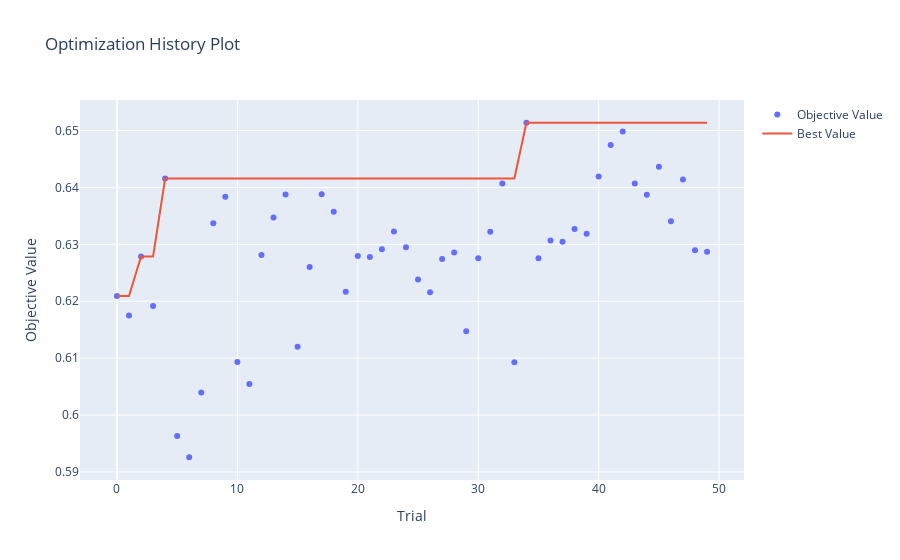
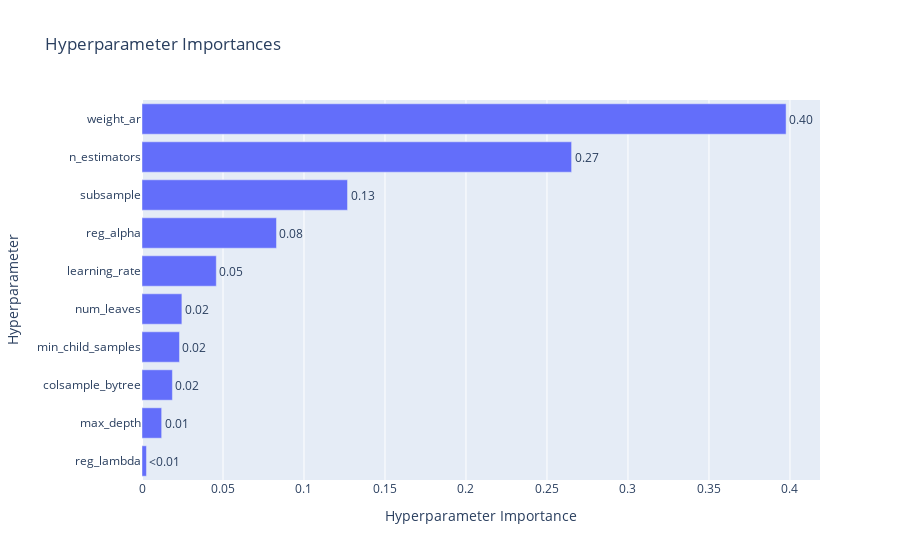

The cell these charts' notebook holds for them, in order:
### Code cell
# Visualization of optimization trajectory & parameter importance
optuna.visualization.plot_optimization_history(study).show()
optuna.visualization.plot_param_importances(study).show()

### Figure 1 — Plotly figure (JSON) as saved in the notebook; plotly's stock layout.template omitted (floating-point values rounded to 4 significant figures)
{"data": [{"mode": "markers", "name": "Objective Value", "type": "scatter", "x": [0, 1, 2, 3, 4, 5, 6, 7, 8, 9, 10, 11, 12, 13, 14, 15, 16, 17, 18, 19, 20, 21, 22, 23, 24, 25, 26, 27, 28, 29, 30, 31, 32, 33, 34, 35, 36, 37, 38, 39, 40, 41, 42, 43, 44, 45, 46, 47, 48, 49], "y": [0.6209, 0.6175, 0.6279, 0.6192, 0.6416, 0.5963, 0.5926, 0.6039, 0.6337, 0.6384, 0.6093, 0.6055, 0.6281, 0.6347, 0.6388, 0.612, 0.626, 0.6388, 0.6357, 0.6217, 0.6279, 0.6278, 0.6291, 0.6323, 0.6295, 0.6238, 0.6216, 0.6274, 0.6286, 0.6147, 0.6276, 0.6322, 0.6407, 0.6093, 0.6514, 0.6276, 0.6307, 0.6304, 0.6327, 0.6319, 0.6419, 0.6475, 0.6498, 0.6407, 0.6387, 0.6437, 0.6341, 0.6414, 0.629, 0.6287]}, {"mode": "lines", "name": "Best Value", "type": "scatter", "x": [0, 1, 2, 3, 4, 5, 6, 7, 8, 9, 10, 11, 12, 13, 14, 15, 16, 17, 18, 19, 20, 21, 22, 23, 24, 25, 26, 27, 28, 29, 30, 31, 32, 33, 34, 35, 36, 37, 38, 39, 40, 41, 42, 43, 44, 45, 46, 47, 48, 49], "y": [0.6209, 0.6209, 0.6279, 0.6279, 0.6416, 0.6416, 0.6416, 0.6416, 0.6416, 0.6416, 0.6416, 0.6416, 0.6416, 0.6416, 0.6416, 0.6416, 0.6416, 0.6416, 0.6416, 0.6416, 0.6416, 0.6416, 0.6416, 0.6416, 0.6416, 0.6416, 0.6416, 0.6416, 0.6416, 0.6416, 0.6416, 0.6416, 0.6416, 0.6416, 0.6514, 0.6514, 0.6514, 0.6514, 0.6514, 0.6514, 0.6514, 0.6514, 0.6514, 0.6514, 0.6514, 0.6514, 0.6514, 0.6514, 0.6514, 0.6514]}, {"marker": {"color": "#cccccc"}, "mode": "markers", "name": "Infeasible Trial", "showlegend": false, "type": "scatter", "x": [], "y": []}], "layout": {"title": {"text": "Optimization History Plot"}, "xaxis": {"title": {"text": "Trial"}}, "yaxis": {"title": {"text": "Objective Value"}}}}

### Figure 2 — Plotly figure (JSON) as saved in the notebook; plotly's stock layout.template omitted (floating-point values rounded to 4 significant figures)
{"data": [{"cliponaxis": false, "hovertemplate": ["reg_lambda (FloatDistribution): 0.002756309975930582<extra></extra>", "max_depth (IntDistribution): 0.012137103918103381<extra></extra>", "colsample_bytree (FloatDistribution): 0.018774733022263516<extra></extra>", "min_child_samples (IntDistribution): 0.02313066903631351<extra></extra>", "num_leaves (IntDistribution): 0.024621024679914793<extra></extra>", "learning_rate (FloatDistribution): 0.04586689165704956<extra></extra>", "reg_alpha (FloatDistribution): 0.08302451042290697<extra></extra>", "subsample (FloatDistribution): 0.12687710314502978<extra></extra>", "n_estimators (IntDistribution): 0.26519787726410826<extra></extra>", "weight_ar (FloatDistribution): 0.3976137768783798<extra></extra>"], "name": "Objective Value", "orientation": "h", "text": ["<0.01", "0.01", "0.02", "0.02", "0.02", "0.05", "0.08", "0.13", "0.27", "0.40"], "textposition": "outside", "type": "bar", "x": [0.002756, 0.01214, 0.01877, 0.02313, 0.02462, 0.04587, 0.08302, 0.1269, 0.2652, 0.3976], "y": ["reg_lambda", "max_depth", "colsample_bytree", "min_child_samples", "num_leaves", "learning_rate", "reg_alpha", "subsample", "n_estimators", "weight_ar"]}], "layout": {"title": {"text": "Hyperparameter Importances"}, "xaxis": {"title": {"text": "Hyperparameter Importance"}}, "yaxis": {"title": {"text": "Hyperparameter"}}}}
